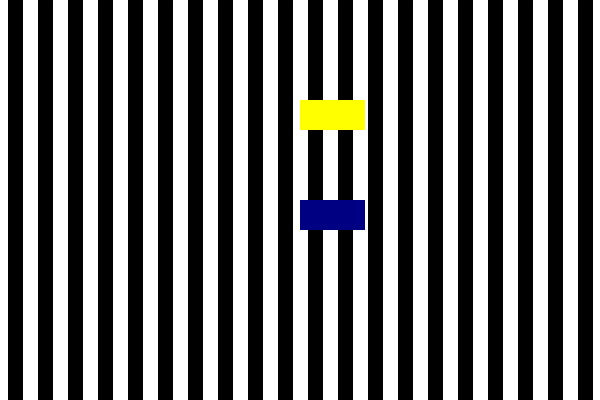
Frame 1 (no input)
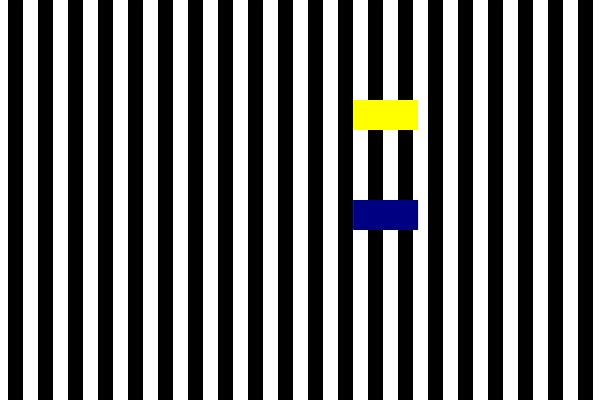
Frame 60 (the mouse pressed at the canvas centre just before this capture)
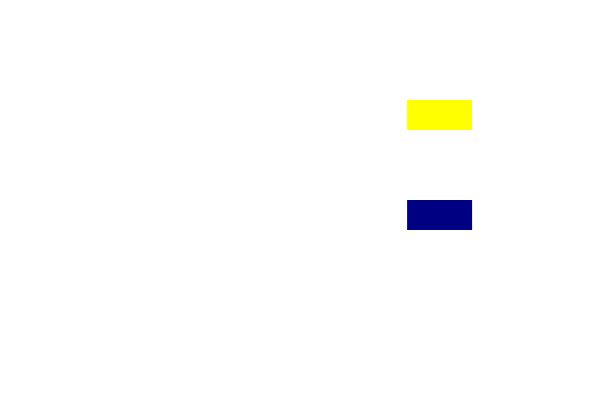
Frame 120 (the mouse held since frame 60 and released just before this capture)

The Processing sketch that drew these frames (run headless with seeded random() and noise(); from frame 60 on, the mouse is pressed at the canvas centre):

// Processing sketch: Stuart_Anstis_Ilusion
// ── Stuart_Anstis_Ilusion.pde
float move;
int s;
int step;

void setup() {
  size(600, 400);
  move = width/2;
  s = 1;
  step = 15;                         // Line spacing
}

void draw() {
  background(256,256,256);      // White background
  
  if (mousePressed == false) {       //horizontal lines
    strokeWeight(15);                // weight lines 
    stroke(0, 0, 0);                 // black lines
    for (int i = 0; i <= width; i = i + 1){
      if (i%2==1){
        line(i*step, 0, i*step, height);
      }
    }
  }
  noStroke();                      // Rectangles
  fill(0,0,130);               // Blue one
  rect(move, 200, 65, 30);
  fill(256,256,0);             // Yellow one
  rect(move, 100, 65, 30);
  move = move + s*0.90;            // Movement increment
  if (move>(width-70)){
    s = -1;
  }
  if (move<0){
    s = +1;
  }
 
}
